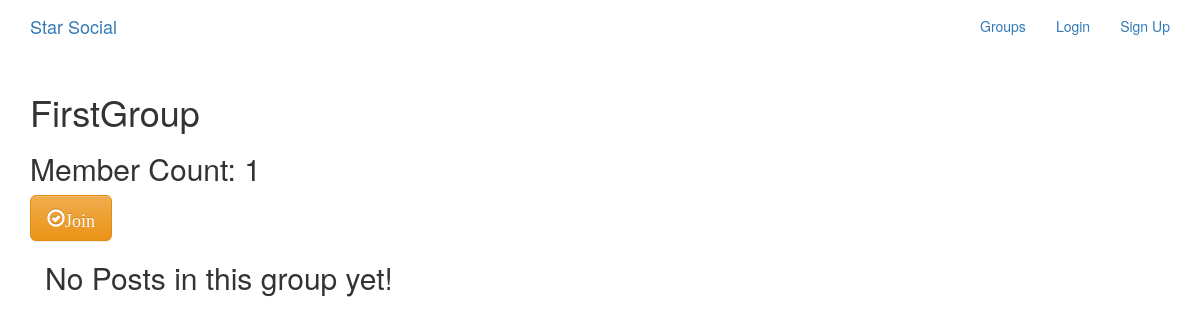
Page /groups/posts/in/firstgroup/ on the earlier database version.
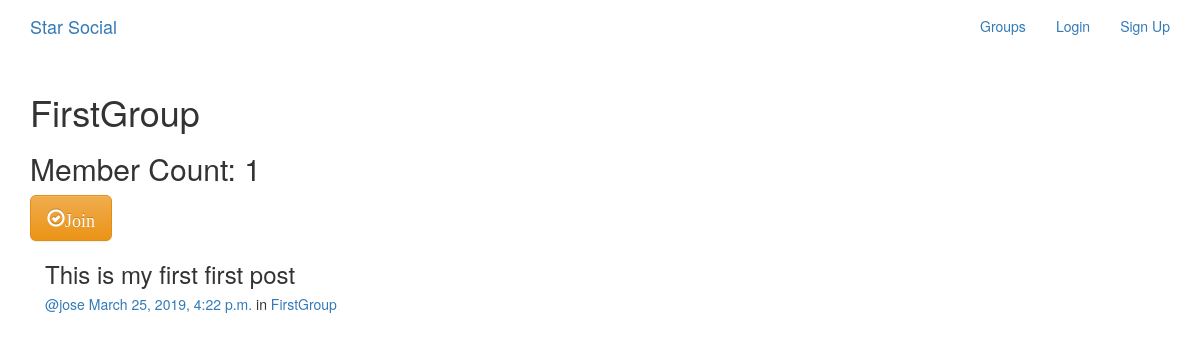
Same page on the later database version.
### posts/models.py (models this page shows, shortened)
class Post(models.Model):
    user = models.ForeignKey(User, related_name='posts')
    created_at = models.DateTimeField(auto_now=True)
    message = models.TextField()
    message_html = models.TextField(editable=False)
    group = models.ForeignKey(Group, related_name='posts', null=True, blank=True)
    class Meta:
        ordering = ['-created_at']
        unique_together = ['user','message']

### groups/models.py (models this page shows, shortened)
class Group(models.Model):
    name = models.CharField(max_length=255, unique=True)
    slug = models.SlugField(allow_unicode=True, unique=True)
    description = models.TextField(blank=True, default=' ')
    description_html = models.TextField(editable=False, default=' ', blank=True)
    members = models.ManyToManyField(User, through='GroupMember')
    class Meta:
        ordering = ['name']

### groups/views.py (the view)
# urls.py: url(r'^posts/in/(?P<slug>[-\w]+)/$', views.SingleGroup.as_view(), name='single'),
class SingleGroup(generic.DetailView):
    model = models.Group

### groups/templates/groups/group_detail.html
{% extends "groups/group_base.html" %}
{% block pregroup %}
<h1>{{ group.name }}</h1>
<h2>Member Count: {{group.members.count}}</h2>
<div class="content">
    {% if user in group.members.all %}
        <a href="{% url 'groups:leave' slug=group.slug %}"
        class="btn btn-lg btn-fill btn-warning"><span
        class="glyphicon glyphicon-remove-circle">Leave</span>
        </a>
    {% else %}
        <a href="{% url 'groups:join' slug=group.slug %}"
        class="btn btn-lg btn-fill btn-warning"><span
        class="glyphicon glyphicon-ok-circle">Join</span>
        </a>
    {% endif %}
</div>
{% endblock %}
{% block group_content %}
    <div class="col-md-8">
        {% if group.posts.count == 0 %}
            <h2>No Posts in this group yet!</h2>
        {% else %}
            {% for post in group.posts.all %}
                {% include "posts/_post.html" %}
            {% endfor %}
        {% endif %}
    </div>
{% endblock %}

### posts/templates/posts/_post.html (shortened to what this page needs)
<div class="post media">
    <h3>{{ post.message_html|safe }}</h3>
    <div class="media-body">
        <h5 class="media-heading">
            <span class="username">
                <a href="{% url 'posts:for_user' username=post.user.username %}">
                    @{{ post.user.username}}
                </a>
            </span>
            <time class="time">
                <a href="{% url 'posts:single' username=post.user.username pk=post.pk %}">
                    {{post.created_at}}
                </a>
            </time>
            {% if post.group %}
            <span class="group-name">in <a href="#">{{ post.group.name }}</a> </span>
            {% endif %}
        </h5>
    </div>
</div>

Differences in the rows shown:
added Post: message_html "This is my first first post", user.username "jose", created_at "March 25, 2019, 4:22 p.m.", group.name "FirstGroup"
Other differences:
text no longer shown: "No Posts in this group yet!"
